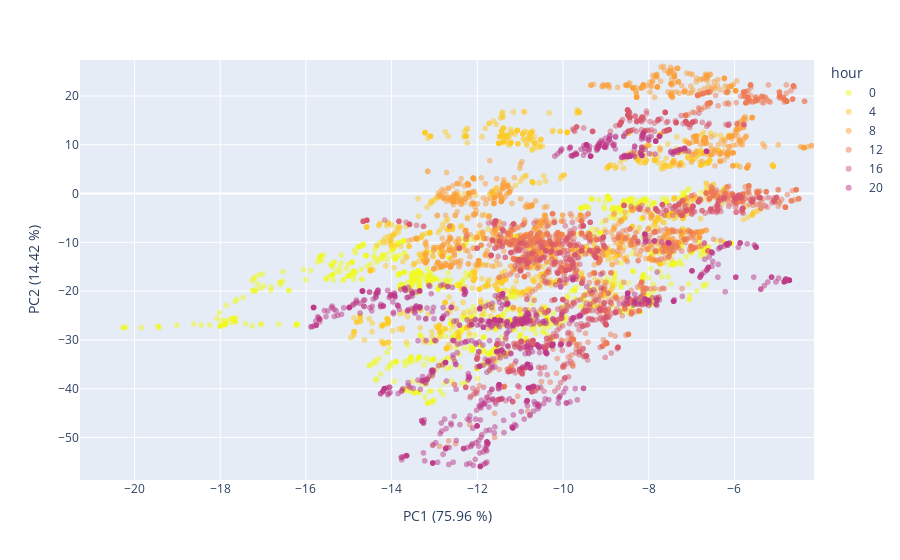
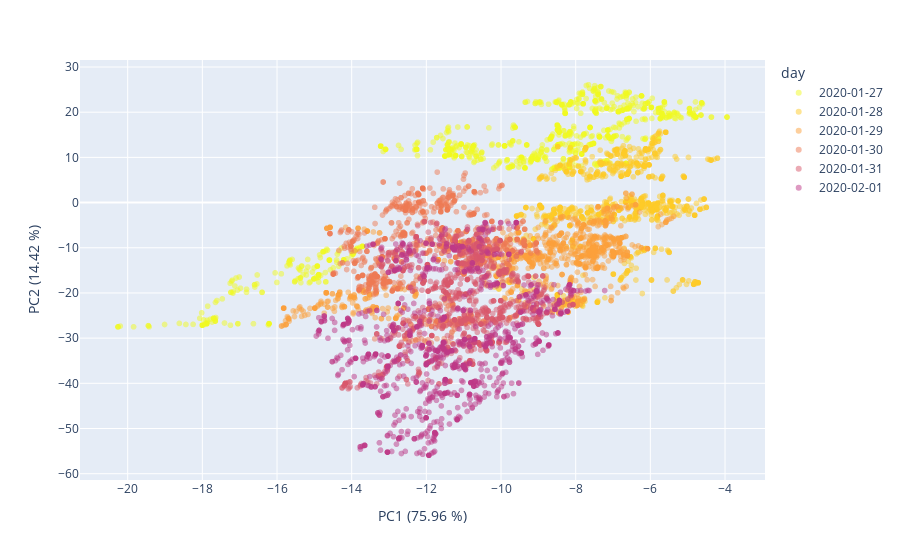

Notebook cell for these charts, in order:
### Code cell
#visual_data = pca_no_occupants_[visual_days]
visual_data_days_df = pd.DataFrame({'PC1':visual_data[:,1], 'PC2':visual_data[:,0], 'day':pd.to_datetime(df_visual['timestamp']).dt.date})
visual_data_hours_df = pd.DataFrame({'PC1':visual_data[:,1], 'PC2':visual_data[:,0], 'hour':pd.to_datetime(df_visual['timestamp']).dt.hour.astype('str')})

## Plot no occupant data before environmental correction by hour
x_min, x_max = visual_data_hours_df['PC1'].min()*1.05, visual_data_hours_df['PC1'].max()*1.05
y_min, y_max = visual_data_hours_df['PC2'].min()*1.05, visual_data_hours_df['PC2'].max()*1.05

fig = px.scatter(visual_data_hours_df, x='PC1', y='PC2', color='hour', opacity=0.5, color_discrete_sequence= px.colors.sequential.Plasma_r)
fig.update_traces(marker=dict(colorscale='Viridis'), selector=dict(type='scatter'))
fig.update_layout(
    xaxis_title="PC1 ({:.2f} %)".format(var_proj[0]*100),
    yaxis_title="PC2 ({:.2f} %)".format(var_proj[1]*100),
    xaxis_range=[x_min, x_max],
    yaxis_range=[y_min, y_max]  
)
fig.show()


## Plot no occupant data before environmental correction by day
fig = px.scatter(visual_data_days_df, x='PC1', y='PC2', color='day', opacity=0.5, color_discrete_sequence= px.colors.sequential.Plasma_r)
fig.update_traces(marker=dict(colorscale='Viridis'), selector=dict(type='scatter'))
fig.update_layout(
    xaxis_title="PC1 ({:.2f} %)".format(var_proj[0]*100),
    yaxis_title="PC2 ({:.2f} %)".format(var_proj[1]*100),
    xaxis_range=[x_min, x_max],
    yaxis_range=[y_min, y_max]  
)
fig.show()

### Figure 1 — Plotly figure (JSON) as saved in the notebook; plotly's stock layout.template omitted (floating-point values rounded to 4 significant figures; data arrays with more than 128 entries replaced by an {"elided": "..."} marker saying what was removed)
{"data": [{"hovertemplate": "hour=0<br>PC1=%{x}<br>PC2=%{y}<extra></extra>", "legendgroup": "0", "marker": {"color": "#f0f921", "opacity": 0.5, "symbol": "circle"}, "mode": "markers", "name": "0", "showlegend": true, "type": "scattergl", "x": {"elided": "1080 float values"}, "xaxis": "x", "y": {"elided": "1080 float values"}, "yaxis": "y"}, {"hovertemplate": "hour=4<br>PC1=%{x}<br>PC2=%{y}<extra></extra>", "legendgroup": "4", "marker": {"color": "#fdca26", "opacity": 0.5, "symbol": "circle"}, "mode": "markers", "name": "4", "showlegend": true, "type": "scattergl", "x": {"elided": "1080 float values"}, "xaxis": "x", "y": {"elided": "1080 float values"}, "yaxis": "y"}, {"hovertemplate": "hour=8<br>PC1=%{x}<br>PC2=%{y}<extra></extra>", "legendgroup": "8", "marker": {"color": "#fb9f3a", "opacity": 0.5, "symbol": "circle"}, "mode": "markers", "name": "8", "showlegend": true, "type": "scattergl", "x": {"elided": "1080 float values"}, "xaxis": "x", "y": {"elided": "1080 float values"}, "yaxis": "y"}, {"hovertemplate": "hour=12<br>PC1=%{x}<br>PC2=%{y}<extra></extra>", "legendgroup": "12", "marker": {"color": "#ed7953", "opacity": 0.5, "symbol": "circle"}, "mode": "markers", "name": "12", "showlegend": true, "type": "scattergl", "x": {"elided": "1080 float values"}, "xaxis": "x", "y": {"elided": "1080 float values"}, "yaxis": "y"}, {"hovertemplate": "hour=16<br>PC1=%{x}<br>PC2=%{y}<extra></extra>", "legendgroup": "16", "marker": {"color": "#d8576b", "opacity": 0.5, "symbol": "circle"}, "mode": "markers", "name": "16", "showlegend": true, "type": "scattergl", "x": {"elided": "1080 float values"}, "xaxis": "x", "y": {"elided": "1080 float values"}, "yaxis": "y"}, {"hovertemplate": "hour=20<br>PC1=%{x}<br>PC2=%{y}<extra></extra>", "legendgroup": "20", "marker": {"color": "#bd3786", "opacity": 0.5, "symbol": "circle"}, "mode": "markers", "name": "20", "showlegend": true, "type": "scattergl", "x": {"elided": "1080 float values"}, "xaxis": "x", "y": {"elided": "1080 float values"}, "yaxis": "y"}], "layout": {"autosize": true, "legend": {"title": {"text": "hour"}, "tracegroupgap": 0}, "margin": {"t": 60}, "xaxis": {"anchor": "y", "domain": [0, 1], "range": [-21.27, -4.144], "title": {"text": "PC1 (75.96 %)"}, "type": "linear"}, "yaxis": {"anchor": "x", "domain": [0, 1], "range": [-58.71, 27.38], "title": {"text": "PC2 (14.42 %)"}, "type": "linear"}}}

### Figure 2 — Plotly figure (JSON) as saved in the notebook; plotly's stock layout.template omitted (floating-point values rounded to 4 significant figures; data arrays with more than 128 entries replaced by an {"elided": "..."} marker saying what was removed)
{"data": [{"hovertemplate": "day=2020-01-27<br>PC1=%{x}<br>PC2=%{y}<extra></extra>", "legendgroup": "2020-01-27", "marker": {"color": "#f0f921", "opacity": 0.5, "symbol": "circle"}, "mode": "markers", "name": "2020-01-27", "showlegend": true, "type": "scattergl", "x": {"elided": "1080 float values"}, "xaxis": "x", "y": {"elided": "1080 float values"}, "yaxis": "y"}, {"hovertemplate": "day=2020-01-28<br>PC1=%{x}<br>PC2=%{y}<extra></extra>", "legendgroup": "2020-01-28", "marker": {"color": "#fdca26", "opacity": 0.5, "symbol": "circle"}, "mode": "markers", "name": "2020-01-28", "showlegend": true, "type": "scattergl", "x": {"elided": "1080 float values"}, "xaxis": "x", "y": {"elided": "1080 float values"}, "yaxis": "y"}, {"hovertemplate": "day=2020-01-29<br>PC1=%{x}<br>PC2=%{y}<extra></extra>", "legendgroup": "2020-01-29", "marker": {"color": "#fb9f3a", "opacity": 0.5, "symbol": "circle"}, "mode": "markers", "name": "2020-01-29", "showlegend": true, "type": "scattergl", "x": {"elided": "1080 float values"}, "xaxis": "x", "y": {"elided": "1080 float values"}, "yaxis": "y"}, {"hovertemplate": "day=2020-01-30<br>PC1=%{x}<br>PC2=%{y}<extra></extra>", "legendgroup": "2020-01-30", "marker": {"color": "#ed7953", "opacity": 0.5, "symbol": "circle"}, "mode": "markers", "name": "2020-01-30", "showlegend": true, "type": "scattergl", "x": {"elided": "1080 float values"}, "xaxis": "x", "y": {"elided": "1080 float values"}, "yaxis": "y"}, {"hovertemplate": "day=2020-01-31<br>PC1=%{x}<br>PC2=%{y}<extra></extra>", "legendgroup": "2020-01-31", "marker": {"color": "#d8576b", "opacity": 0.5, "symbol": "circle"}, "mode": "markers", "name": "2020-01-31", "showlegend": true, "type": "scattergl", "x": {"elided": "1080 float values"}, "xaxis": "x", "y": {"elided": "1080 float values"}, "yaxis": "y"}, {"hovertemplate": "day=2020-02-01<br>PC1=%{x}<br>PC2=%{y}<extra></extra>", "legendgroup": "2020-02-01", "marker": {"color": "#bd3786", "opacity": 0.5, "symbol": "circle"}, "mode": "markers", "name": "2020-02-01", "showlegend": true, "type": "scattergl", "x": {"elided": "1080 float values"}, "xaxis": "x", "y": {"elided": "1080 float values"}, "yaxis": "y"}], "layout": {"autosize": true, "legend": {"title": {"text": "day"}, "tracegroupgap": 0}, "margin": {"t": 60}, "xaxis": {"anchor": "y", "autorange": true, "domain": [0, 1], "range": [-21.28, -2.93], "title": {"text": "PC1 (75.96 %)"}, "type": "linear"}, "yaxis": {"anchor": "x", "autorange": true, "domain": [0, 1], "range": [-62.27, 32.42], "title": {"text": "PC2 (14.42 %)"}, "type": "linear"}}}
